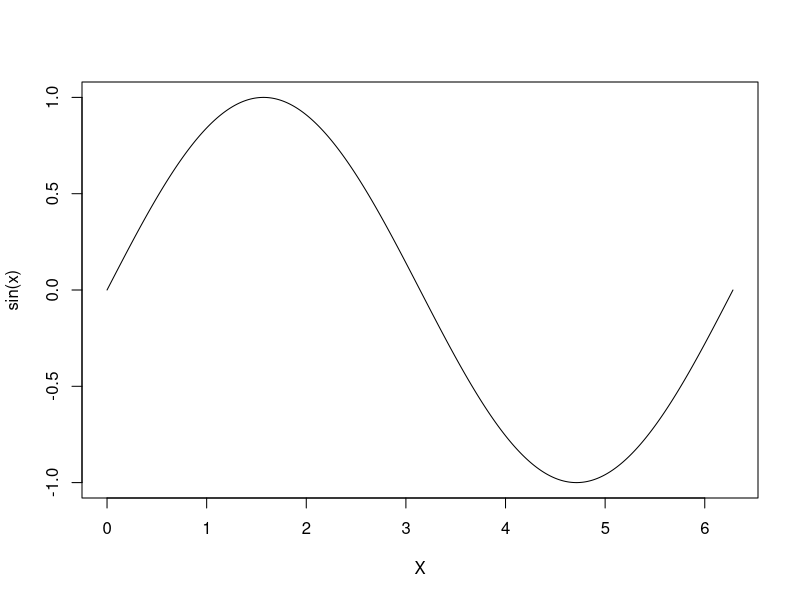
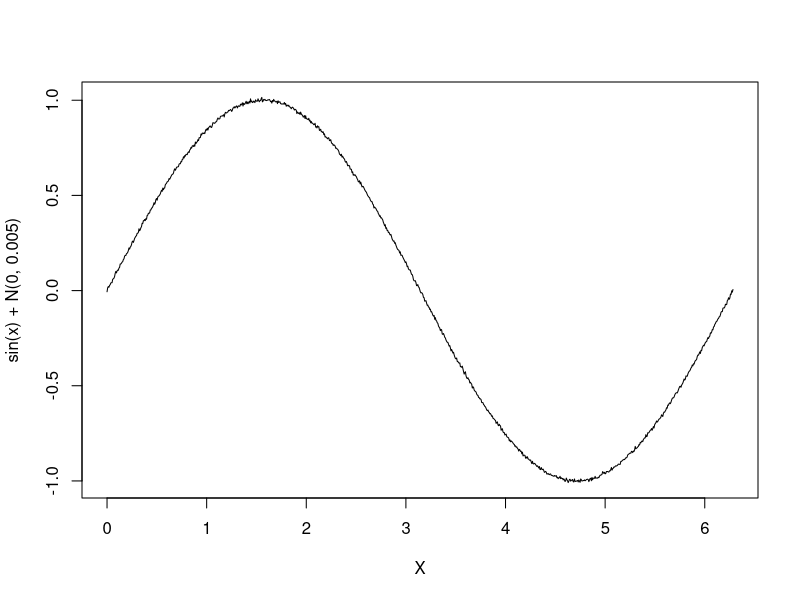

Write R code to recreate these figures, in order.
x = seq(from = 0, to = 2 * pi, length.out = 1000)
mtable = data.frame(
  x,
  sin(x),
  sin(x) + rnorm(n = 1000, sd = 0.005)
)

newframe = rbind(
  head(mtable, 100),
  tail(mtable, 50)
)

print(head(newframe, 5))
print(tail(newframe, 5))

plot(mtable[[1]], mtable[[2]], type="l", xlab = "X", ylab = "sin(x)")
plot(mtable[[1]], mtable[[3]], type="l", xlab = "X", ylab = "sin(x) + N(0, 0.005)")